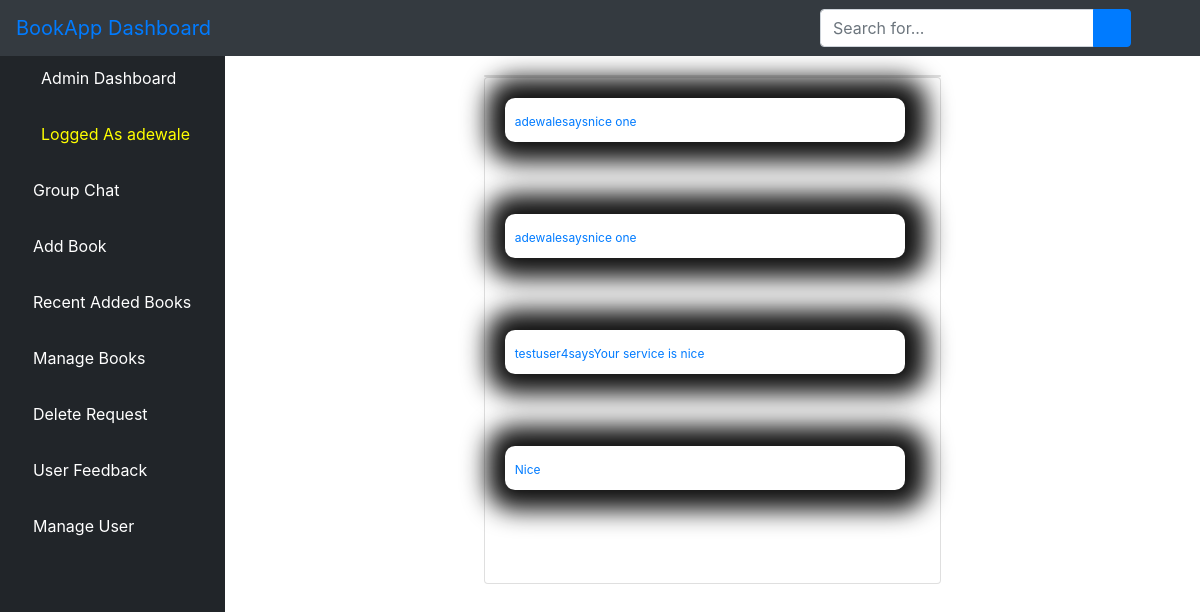
Page /afeedback/ (signed in) on the committed database.
### bookstore/models.py (models this page shows, shortened)
class User(AbstractUser):
    is_admin = models.BooleanField(default=False)
    is_publisher = models.BooleanField(default=False)
    is_librarian = models.BooleanField(default=False)
    class Meta:
        swappable = 'AUTH_USER_MODEL'

class Feedback(models.Model):
    feedback = models.CharField(max_length=100, null=True, blank=True)

### bookstore/views.py (the view)
# urls.py: path('afeedback/', views.AFeedback.as_view(), name="afeedback"),
class AFeedback(LoginRequiredMixin, ListView):
    model = Feedback
    template_name = 'dashboard/feedback.html'
    context_object_name = 'feedbacks'
    paginate_by = 4
    def get_queryset(self):
        return Feedback.objects.order_by('-id')

### bookstore/templates/dashboard/feedback.html (shortened to what this page needs)
{% extends 'dashboard/base.html' %}
{% block content %}
<div class="container-fluid">
<div class="row">
<div class="col-sm-3" style="color: red">
</div>
<div class="col-sm-6" style="padding-top: 25px">
    <div class="card">
</div>
<div class="card mb-2">
<div class="card-body">
<div class="row">
    <div class="col-sm-8">
    {% for feedback in feedbacks %}
        <div class="chat" style="width: 150%; background: white; box-shadow: 2px 0px 25px 20px #111;">
                <strong><small class="chat-user-special text-primary"> {{ feedback.feedback }}</small></strong>
        </div><br><br><br>
    {% empty %}
    <h1 class="heading">No delete request</h1><br>
    {% endfor %}
    <div class="col-sm-4"></div>
    </div>
                      </div>
                    </div>
                  </div>
</div>
<div class="col-sm-2" style="color: red">
</div>
</div>
</div>
{% endblock content %}

### bookstore/templates/dashboard/base.html (shortened to what this page needs)
{% load static %}
<!DOCTYPE html>
<html lang="en">
<head>
    {% load static %}
    <link href="{% static 'vendor/fontawesome-free/css/all.min.css' %}" rel="stylesheet" type="text/css">
       <link rel="stylesheet" href="{% static 'assets/css/bootstrap.min.css' %}">
      <link rel="stylesheet" href="{% static 'assets/fonts/font-awesome-4.7.0/css/font-awesome.min.css' %}">
    <link href="{% static 'vendor/datatables/dataTables.bootstrap4.css' %}" rel="stylesheet">
    <link rel="stylesheet" type="text/css" href="{% static 'css/master.css' %}">
    <link href="{% static 'css/sb-admin.css' %}" rel="stylesheet">
</head>
<body id="page-top">
<nav class="navbar navbar-expand navbar-dark bg-dark fixed-top">
    <a class="navbar-brand mr-1 text-primary" href="">BookApp Dashboard</a>
    <button class="btn btn-link btn-sm text-white order-1 order-sm-0" id="sidebarToggle" href="#">
        <i class="fas fa-bars"></i>
    </button>
      <form class="d-none d-md-inline-block form-inline ml-auto mr-0 mr-md-3 my-2 my-md-0" action="{% url 'asearch' %}">
        <div class="input-group">
            <input type="text" class="form-control" name="query" placeholder="Search for..." aria-label="Search" aria-describedby="basic-addon2">
            <div class="input-group-append">
                <button class="btn btn-primary" type="submit">
                    <i class="fas fa-search"></i>
                </button>
            </div>
        </div>
    </form>
    <ul class="navbar-nav ml-auto ml-md-0">
        <li class="nav-item dropdown no-arrow">
            <a class="nav-link dropdown-toggle" href="#" id="userDropdown" role="button" data-toggle="dropdown" aria-haspopup="true" aria-expanded="false">
                <i class="fas fa-user-circle fa-fw text-primary"></i>
            </a>
        </li>
    </ul>
</nav>
<div id="wrapper" style="padding-top: 50px">
<ul class="sidebar navbar-nav">
    <li class="nav-item active">
        <a class="nav-link" href="{% url 'dashboard' %}">
            <i class="fas fa-fw fa-tachometer-alt"></i>
            <span>Admin Dashboard</span>
        </a>
    </li>
    <li class="nav-item active">
        <a class="nav-link" href="">
            <i class="fas fa-user-circle fa-fw text-warning"></i>
            <span style="color: yellow">Logged As {{ user.username }}</span>
        </a>
    </li>
    <li class="nav-item">
        <a class="nav-link" href="{% url 'alchat' %}">
            <i class="fas fa-book text-primary"></i>
            <span style="color: white">Group Chat</span>
        </a>
    </li>
        <li class="nav-item">
        <a class="nav-link" href="{% url 'aabook_form' %}">
            <i class="fas fa-book text-primary"></i>
            <span style="color: white">Add Book</span>
        </a>
    </li>
    <li class="nav-item">
        <a class="nav-link" href="{% url 'albook' %}">
            <i class="fas fa-book text-primary"></i>
            <span style="color: white">Recent Added Books</span>
        </a>
    </li>
      <li class="nav-item">
        <a class="nav-link" href="{% url 'ambook' %}">
            <i class="fas fa-book text-primary"></i>
            <span style="color: white">Manage Books</span>
        </a>
    </li>
     <li class="nav-item">
        <a class="nav-link" href="{% url 'adrequest' %}">
            <i class="fas fa-book text-primary"></i>
            <span style="color: white">Delete Request</span>
        </a>
    </li>
     <li class="nav-item">
        <a class="nav-link" href="{% url 'afeedback' %}">
            <i class="fas fa-book text-primary"></i>
            <span style="color: white">User Feedback</span>
        </a>
    </li>
     <li class="nav-item">
        <a class="nav-link" href="{% url 'aluser' %}">
            <i class="fas fa-user text-primary"></i>
            <span style="color: white">Manage User</span>
        </a>
    </li>
</ul>
    {% block content %}{% endblock content %}
</div>

### static/css/master.css (style rules this page uses)
html { scroll-behavior: smooth; }
li { list-style-type: none; }
.chat { background: rgb(220, 20, 60); border-radius: 10px; width: 70%; padding: 10px; }
.chat-user-special { color: yellow; font-size: 12px; }

### bookstore/templates/dashboard/base.html (style rules this page uses)
body { display: flex; flex-direction: column; min-height: 100vh; }

### rows in the picture
User: username "adewale"
Feedback: feedback "adewalesaysnice one"
Feedback: feedback "adewalesaysnice one"
Feedback: feedback "testuser4saysYour service is nice"
Feedback: feedback "Nice"
